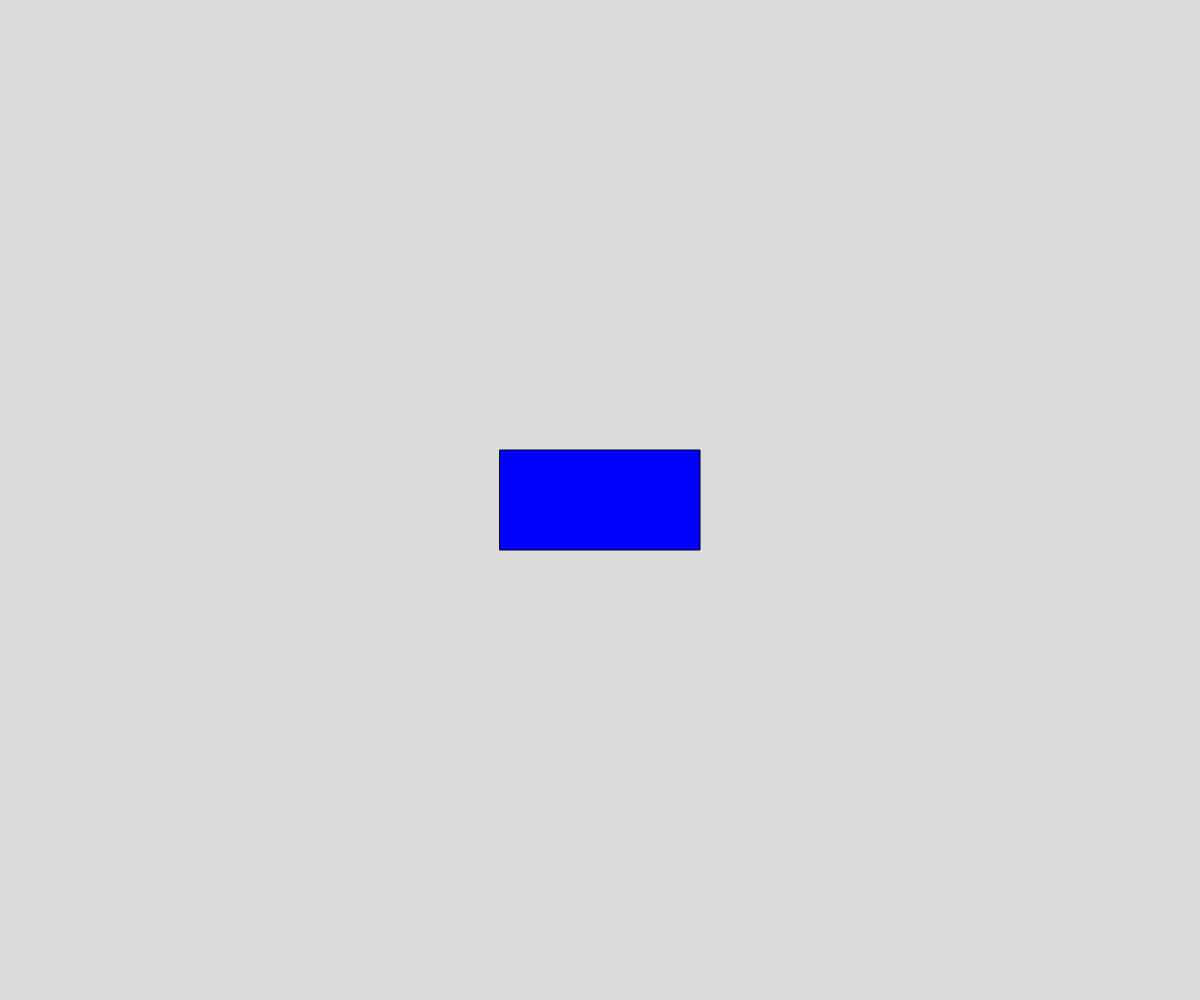
Frame 1 (no input)
Frame 60 (no input): identical to frame 1, image omitted
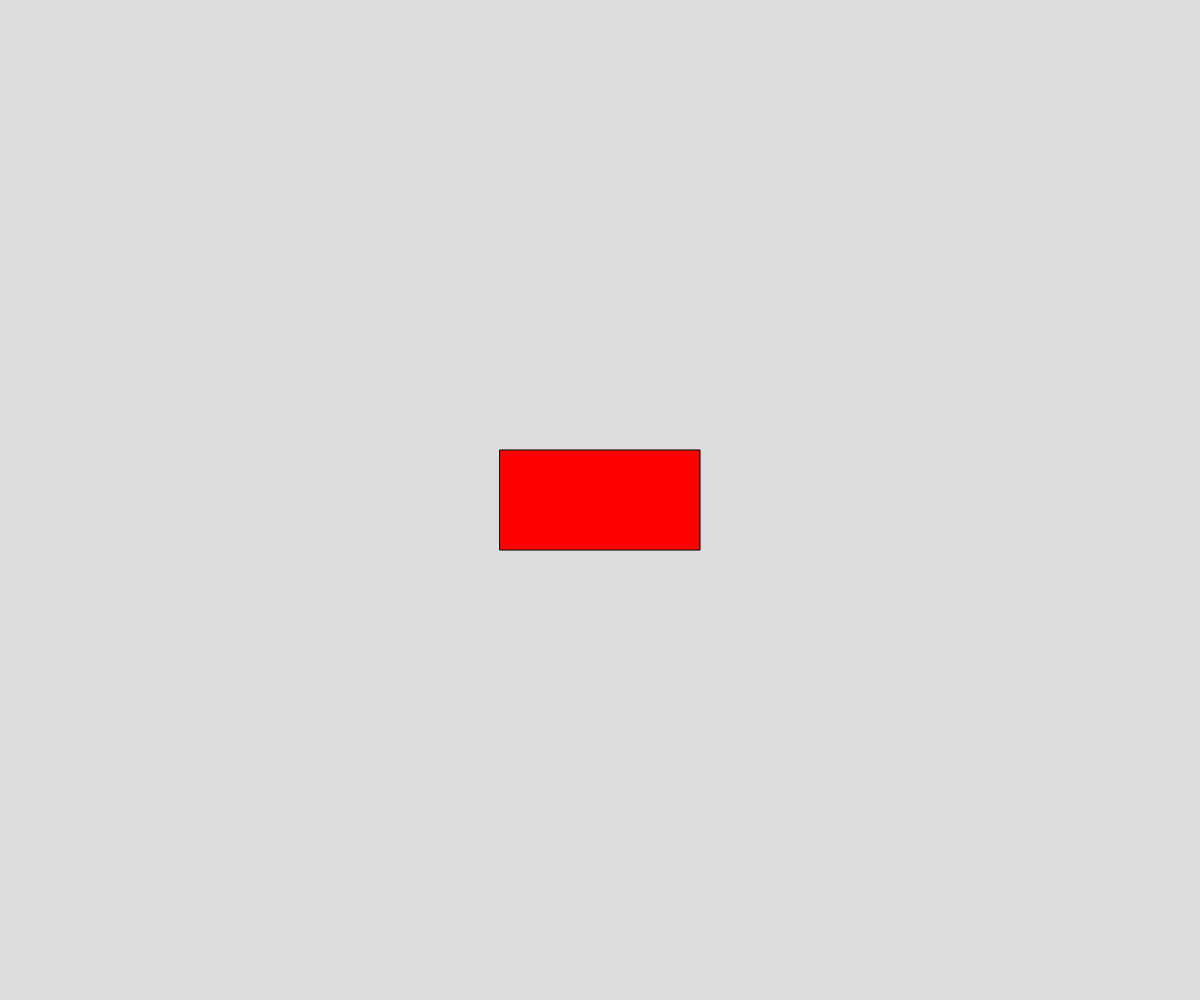
Frame 120 (the mouse pressed at the canvas centre since frame 60)

The p5.js sketch that drew these frames (run headless with seeded random() and noise() and a simulated clock; from frame 60 on, the mouse is pressed at the canvas centre):

// p5.js sketch
// ── sketch.js
// Repositioning Rectangles
// Owen
// 9/27/23

let x, y, rWidth, rHeight;
let rleft, rright, rtop, rbottom;
let mouseOver = false;
let pickedUp = false;
let xOff;
let yOff;

function setup() {
  createCanvas(windowWidth, windowHeight);
  rectMode(CENTER);
  x = width/2;
  y = height/2;
  rWidth = 200;
  rHeight = 100;
}

function updateEdge(){
  rleft = x -rWidth/2;
  rright = x +rWidth/2;
  rtop = y + rHeight/2;
  rbottom = y - rHeight/2;
}

function drawRectangle(){
  updateEdge();
  if (mouseX > rleft && mouseX < rright && mouseY > rbottom && mouseY < rtop){
    mouseOver = true;
    fill("red");
  }
  else{
    mouseOver = false;
    fill("blue");
  }
  if (pickedUp){
    x=mouseX + xOff;
    y=mouseY + yOff;
  }
  rect(x,y,rWidth,rHeight);
}

function mousePressed(){
  if (mouseOver){
    pickedUp = true;
    xOff = x - mouseX;
    yOff = y - mouseY;
  }

}

function mouseReleased(){
  pickedUp = false;
}


function draw() {
  background(220);
  drawRectangle();
}
